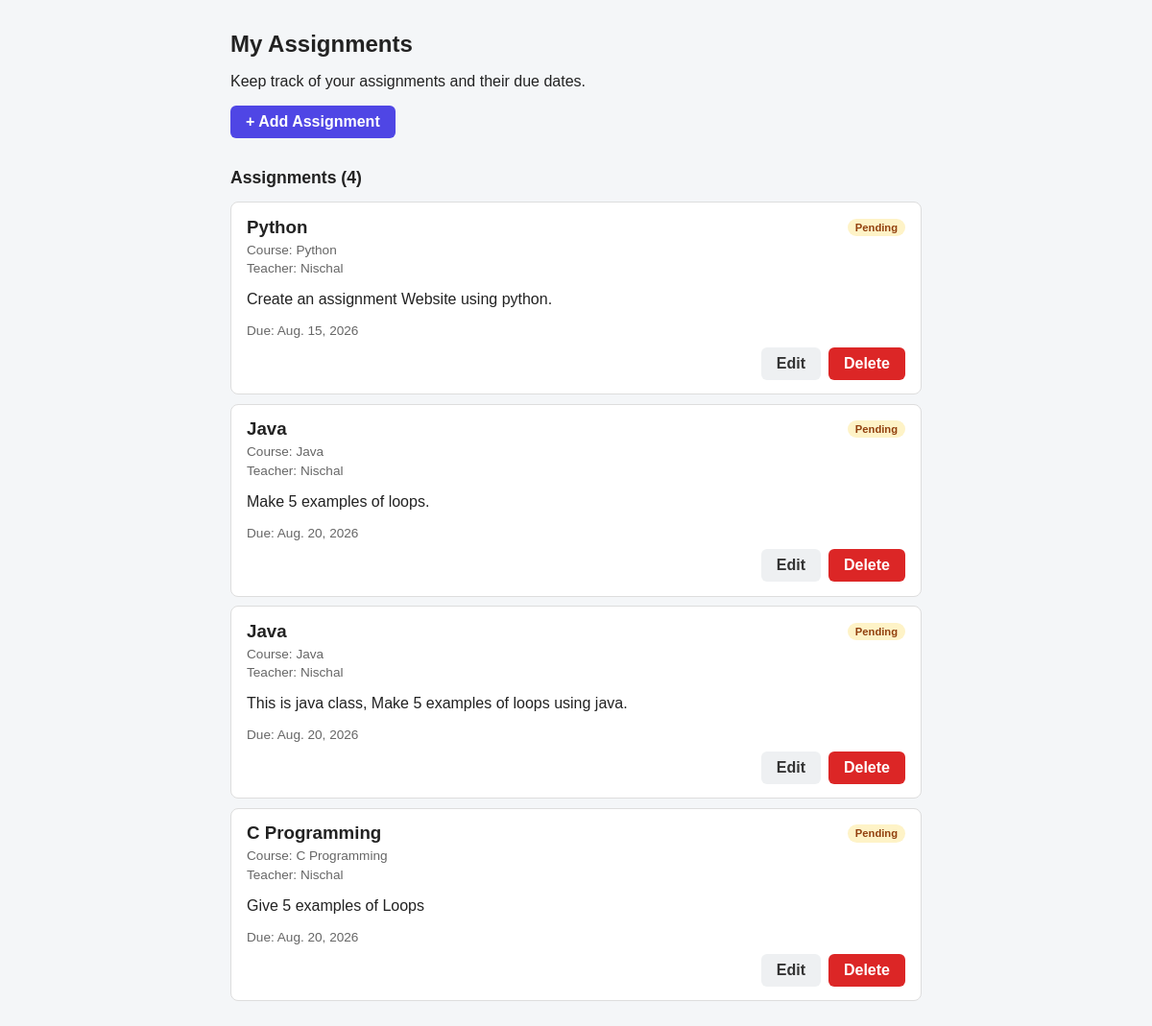
Before: / with the older database file.
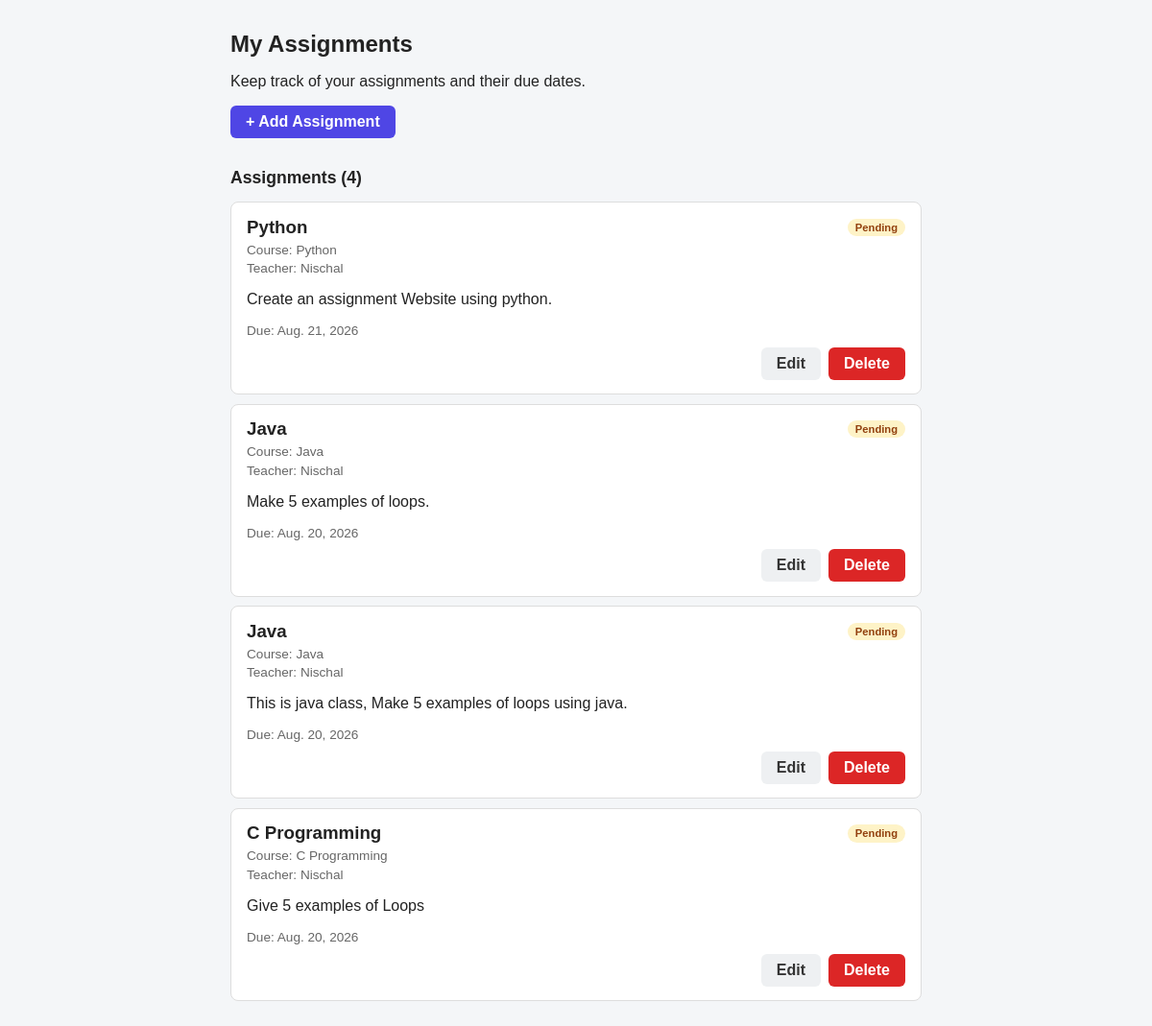
After: the same page with the newer database file.
### assignments/models.py (models this page shows, shortened)
class Assignment(models.Model):
    class Status(models.TextChoices):
        PENDING = "Pending", "Pending"
        IN_PROGRESS = "In Progress", "In Progress"
        COMPLETED = "Completed", "Completed"
    title = models.CharField(max_length=200)
    course = models.CharField(max_length=100, blank=True)
    subject_teacher = models.CharField(max_length=100, blank=True)
    description = models.TextField(blank=True)
    due_date = models.DateField()
    status = models.CharField(
        max_length=20,
        choices=Status.choices,
        default=Status.PENDING,
    )
    created_at = models.DateTimeField(auto_now_add=True)
    updated_at = models.DateTimeField(auto_now=True)
    class Meta:
        ordering = ["-created_at"]
        verbose_name_plural = "assignments"
    @property
    def is_overdue(self):
        return (
            self.due_date < timezone.localdate()
            and self.status != self.Status.COMPLETED
        )

### assignments/views.py (the view)
# urls.py: path("", views.assignment_list, name="assignment_list"),
def assignment_list(request):
    if request.method == "POST":
        form = AssignmentForm(request.POST)
        if form.is_valid():
            form.save()
            return redirect("assignments:assignment_list")
    else:
        form = AssignmentForm()
    assignments = Assignment.objects.all()
    return render(
        request,
        "assignments/assignment_list.html",
        {
            "form": form,                 # the form (empty, or with errors)
            "assignments": assignments,   # every row in the database
        },
    )

### assignments/templates/assignments/assignment_list.html (shortened to what this page needs)
<!DOCTYPE html>
<html lang="en">
<head>
</head>
<body>
    <header>
        <h1>My Assignments</h1>
        <p>Keep track of your assignments and their due dates.</p>
        <button type="button" class="btn btn-primary" data-open-modal>+ Add Assignment</button>
    </header>
    <main>
        {% if assignments %}
            <h2>Assignments ({{ assignments|length }})</h2>
            <ul class="assignment-list">
                {% for assignment in assignments %}
                    <li class="assignment">
                        <div class="assignment-top">
                            <h3>{{ assignment.title }}</h3>
                            <span class="badge badge--{{ assignment.status|slugify }}">{{ assignment.status }}</span>
                        </div>
                        {% if assignment.course %}
                            <p class="meta">Course: {{ assignment.course }}</p>
                        {% endif %}
                        {% if assignment.subject_teacher %}
                            <p class="meta">Teacher: {{ assignment.subject_teacher }}</p>
                        {% endif %}
                        {% if assignment.description %}
                            <p class="description">{{ assignment.description }}</p>
                        {% endif %}
                        <p class="due">
                            Due: {{ assignment.due_date }}
                        </p>
                        <div class="card-actions">
                            <a href="#" class="btn btn-secondary" data-edit-assignment
                               data-edit-url="{% url 'assignments:assignment_edit' assignment.pk %}"
                               data-title="{{ assignment.title }}"
                               data-course="{{ assignment.course }}"
                               data-subject_teacher="{{ assignment.subject_teacher }}"
                               data-description="{{ assignment.description }}"
                               data-due-date="{{ assignment.due_date|date:'Y-m-d' }}">Edit</a>
                            <form method="post" action="{% url 'assignments:assignment_delete' assignment.pk %}">
                                <button type="submit" class="btn btn-danger">Delete</button>
                            </form>
                        </div>
                    </li>
                {% endfor %}
            </ul>
        {% else %}
            <div class="empty">
                <p>No assignments yet.</p>
                <button type="button" class="btn btn-primary" data-open-modal>+ Add Assignment</button>
            </div>
        {% endif %}
    </main>
</body>
</html>

Changed rows visible on the page:
changed Assignment "Python": due_date "Aug. 15, 2026" → "Aug. 21, 2026"
